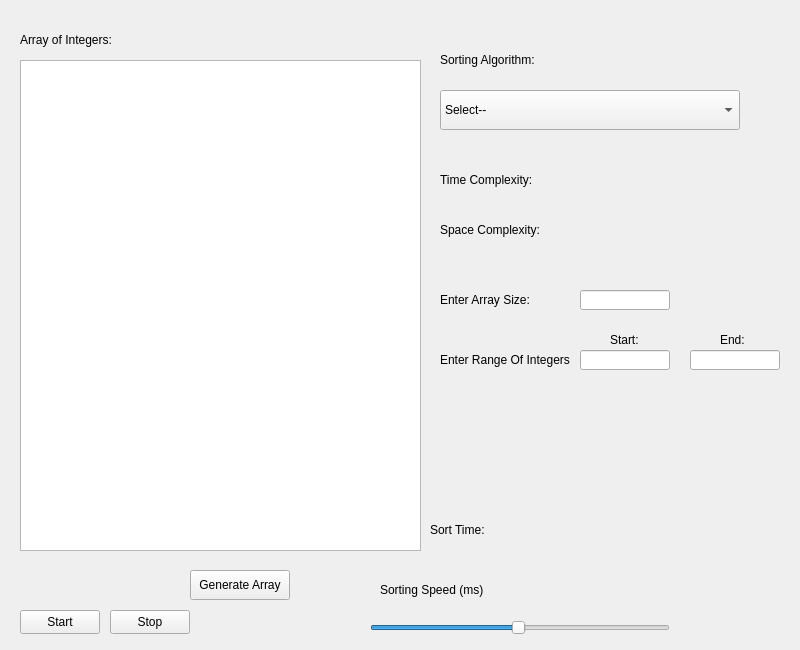
<?xml version="1.0" encoding="UTF-8"?>
<ui version="4.0">
 <class>SortingAlgorithmVisualizer</class>
 <widget class="QMainWindow" name="SortingAlgorithmVisualizer">
  <property name="geometry">
   <rect>
    <x>0</x>
    <y>0</y>
    <width>800</width>
    <height>650</height>
   </rect>
  </property>
  <property name="minimumSize">
   <size>
    <width>800</width>
    <height>650</height>
   </size>
  </property>
  <property name="windowTitle">
   <string>Sorting Algorithms Visualizer</string>
  </property>
  <widget class="QWidget" name="centralwidget">
   <widget class="QLabel" name="arrayLabel">
    <property name="geometry">
     <rect>
      <x>20</x>
      <y>20</y>
      <width>300</width>
      <height>40</height>
     </rect>
    </property>
    <property name="text">
     <string>Array of Integers:</string>
    </property>
   </widget>
   <widget class="QLabel" name="algorithmLabel">
    <property name="geometry">
     <rect>
      <x>440</x>
      <y>40</y>
      <width>300</width>
      <height>40</height>
     </rect>
    </property>
    <property name="text">
     <string>Sorting Algorithm:</string>
    </property>
   </widget>
   <widget class="QComboBox" name="algorithmCombo">
    <property name="geometry">
     <rect>
      <x>440</x>
      <y>90</y>
      <width>300</width>
      <height>40</height>
     </rect>
    </property>
    <item>
     <property name="text">
      <string>Select--</string>
     </property>
    </item>
    <item>
     <property name="text">
      <string>Bubble Sort</string>
     </property>
    </item>
    <item>
     <property name="text">
      <string>Selection Sort</string>
     </property>
    </item>
    <item>
     <property name="text">
      <string>Insertion Sort</string>
     </property>
    </item>
    <item>
     <property name="text">
      <string>Merge Sort</string>
     </property>
    </item>
    <item>
     <property name="text">
      <string>Quick Sort</string>
     </property>
    </item>
    <item>
     <property name="text">
      <string>Heap Sort</string>
     </property>
    </item>
    <item>
     <property name="text">
      <string>Radix Sort</string>
     </property>
    </item>
   </widget>
   <widget class="QLabel" name="timeComplexityLabel">
    <property name="geometry">
     <rect>
      <x>440</x>
      <y>160</y>
      <width>111</width>
      <height>40</height>
     </rect>
    </property>
    <property name="text">
     <string>Time Complexity:</string>
    </property>
   </widget>
   <widget class="QLabel" name="timeLabel">
    <property name="geometry">
     <rect>
      <x>430</x>
      <y>510</y>
      <width>100</width>
      <height>40</height>
     </rect>
    </property>
    <property name="text">
     <string>Sort Time:</string>
    </property>
   </widget>
   <widget class="QLabel" name="speedLabel">
    <property name="geometry">
     <rect>
      <x>380</x>
      <y>570</y>
      <width>300</width>
      <height>40</height>
     </rect>
    </property>
    <property name="text">
     <string>Sorting Speed (ms)</string>
    </property>
   </widget>
   <widget class="QSlider" name="speedSlider">
    <property name="geometry">
     <rect>
      <x>370</x>
      <y>620</y>
      <width>300</width>
      <height>16</height>
     </rect>
    </property>
    <property name="minimum">
     <number>10</number>
    </property>
    <property name="maximum">
     <number>1000</number>
    </property>
    <property name="value">
     <number>500</number>
    </property>
    <property name="orientation">
     <enum>Qt::Horizontal</enum>
    </property>
   </widget>
   <widget class="QLabel" name="timeTakenLabel">
    <property name="geometry">
     <rect>
      <x>550</x>
      <y>510</y>
      <width>100</width>
      <height>40</height>
     </rect>
    </property>
    <property name="text">
     <string/>
    </property>
   </widget>
   <widget class="QPushButton" name="startButton">
    <property name="geometry">
     <rect>
      <x>20</x>
      <y>610</y>
      <width>80</width>
      <height>24</height>
     </rect>
    </property>
    <property name="text">
     <string>Start</string>
    </property>
   </widget>
   <widget class="QPushButton" name="stopButton">
    <property name="geometry">
     <rect>
      <x>110</x>
      <y>610</y>
      <width>80</width>
      <height>24</height>
     </rect>
    </property>
    <property name="text">
     <string>Stop</string>
    </property>
   </widget>
   <widget class="QPushButton" name="generateArrayButton">
    <property name="geometry">
     <rect>
      <x>190</x>
      <y>570</y>
      <width>100</width>
      <height>30</height>
     </rect>
    </property>
    <property name="text">
     <string>Generate Array</string>
    </property>
   </widget>
   <widget class="QLabel" name="arraySizeLabel">
    <property name="geometry">
     <rect>
      <x>440</x>
      <y>290</y>
      <width>90</width>
      <height>20</height>
     </rect>
    </property>
    <property name="text">
     <string>Enter Array Size:</string>
    </property>
   </widget>
   <widget class="QLabel" name="rangeLabel">
    <property name="geometry">
     <rect>
      <x>440</x>
      <y>350</y>
      <width>130</width>
      <height>20</height>
     </rect>
    </property>
    <property name="text">
     <string>Enter Range Of Integers:</string>
    </property>
   </widget>
   <widget class="QLabel" name="startLabel">
    <property name="geometry">
     <rect>
      <x>610</x>
      <y>330</y>
      <width>30</width>
      <height>20</height>
     </rect>
    </property>
    <property name="text">
     <string>Start:</string>
    </property>
   </widget>
   <widget class="QLineEdit" name="arraySizeLineEdit">
    <property name="geometry">
     <rect>
      <x>580</x>
      <y>290</y>
      <width>90</width>
      <height>20</height>
     </rect>
    </property>
   </widget>
   <widget class="QLineEdit" name="rangeEndLineEdit">
    <property name="geometry">
     <rect>
      <x>690</x>
      <y>350</y>
      <width>90</width>
      <height>20</height>
     </rect>
    </property>
   </widget>
   <widget class="QLineEdit" name="rangeStartLineEdit">
    <property name="geometry">
     <rect>
      <x>580</x>
      <y>350</y>
      <width>90</width>
      <height>20</height>
     </rect>
    </property>
   </widget>
   <widget class="QLabel" name="endLabel">
    <property name="geometry">
     <rect>
      <x>720</x>
      <y>330</y>
      <width>25</width>
      <height>20</height>
     </rect>
    </property>
    <property name="text">
     <string>End:</string>
    </property>
   </widget>
   <widget class="QTableView" name="arrayTableView">
    <property name="geometry">
     <rect>
      <x>20</x>
      <y>60</y>
      <width>401</width>
      <height>491</height>
     </rect>
    </property>
   </widget>
   <widget class="QLabel" name="currentTimeComplexityLabel">
    <property name="geometry">
     <rect>
      <x>570</x>
      <y>160</y>
      <width>121</width>
      <height>40</height>
     </rect>
    </property>
    <property name="text">
     <string/>
    </property>
   </widget>
   <widget class="QLabel" name="spaceComplexityLabel">
    <property name="geometry">
     <rect>
      <x>440</x>
      <y>210</y>
      <width>111</width>
      <height>40</height>
     </rect>
    </property>
    <property name="text">
     <string>Space Complexity:</string>
    </property>
   </widget>
   <widget class="QLabel" name="currentSpaceComplexityLabel">
    <property name="geometry">
     <rect>
      <x>570</x>
      <y>210</y>
      <width>121</width>
      <height>40</height>
     </rect>
    </property>
    <property name="text">
     <string/>
    </property>
   </widget>
   <widget class="QLabel" name="timeTakenLabel_2">
    <property name="geometry">
     <rect>
      <x>570</x>
      <y>420</y>
      <width>100</width>
      <height>40</height>
     </rect>
    </property>
    <property name="text">
     <string/>
    </property>
   </widget>
  </widget>
 </widget>
 <resources/>
 <connections/>
</ui>
